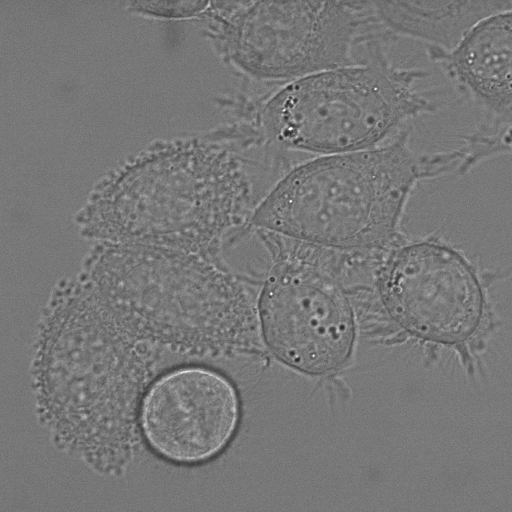
#> input picture DIC-C2DH-HeLa/01/t010.tif, 512 x 512 px, found by its file name; its folder holds 5 pictures in this run
$ jupyter execute --allow-errors CNN_training_model.ipynb   (older library calls are emulated)
#> lines starting #> are read from the running program, lines starting #| are printed output that depends on the picture; after the words box and inside, x2 and y2 are one past the last pixel; in counts of white or black regions, pixels touching at a corner belong together; pictures that were not available may be replaced by others from this repository, and a replacement may not be noted
[cell 1]
###########################################################################
# Import modules
###########################################################################
from IPython.core.interactiveshell import InteractiveShell
InteractiveShell.ast_node_interactivity = "all"

import os
from time import time

import numpy as np
import cv2
import matplotlib.pyplot as plt

import torch
import torch.utils.data as data
import torch.nn as nn
import torch.nn.functional as F

import torchvision
import torchvision.transforms as transforms

#> (a cell that did not finish here is left out)

#> (a cell that did not finish here is left out)

[cell 4]
###########################################################################
# DIC-C2DH-HeLa CNN class
###########################################################################
class dic_cnn(nn.Module):
    def __init__(self):
        super(dic_cnn, self).__init__()
        # down
        self.conv1 = nn.Conv2d(in_channels=1, out_channels=32, kernel_size=3, padding=1, )
        self.conv2 = nn.Conv2d(in_channels=32, out_channels=32, kernel_size=3, padding=1)

        self.conv3 = nn.Conv2d(in_channels=32, out_channels=64, kernel_size=3, padding=1)
        self.conv4 = nn.Conv2d(in_channels=64, out_channels=64, kernel_size=3, padding=1)

        self.conv5 = nn.Conv2d(in_channels=64, out_channels=128, kernel_size=3, padding=1)
        self.conv6 = nn.Conv2d(in_channels=128, out_channels=128, kernel_size=3, padding=1)

        self.conv7 = nn.Conv2d(in_channels=128, out_channels=256, kernel_size=3, padding=1)
        self.conv8 = nn.Conv2d(in_channels=256, out_channels=256, kernel_size=3, padding=1)

        self.conv9 = nn.Conv2d(in_channels=256, out_channels=512, kernel_size=3, padding=1)
        self.conv10 = nn.Conv2d(in_channels=512, out_channels=512, kernel_size=3, padding=1)

        # up
        self.conv11 = nn.Conv2d(in_channels=768, out_channels=256, kernel_size=3, padding=1)
        self.conv12 = nn.Conv2d(in_channels=256, out_channels=256, kernel_size=3, padding=1)

        self.conv13 = nn.Conv2d(in_channels=384, out_channels=128, kernel_size=3, padding=1)
        self.conv14 = nn.Conv2d(in_channels=128, out_channels=128, kernel_size=3, padding=1)

        self.conv15 = nn.Conv2d(in_channels=192, out_channels=64, kernel_size=3, padding=1)
        self.conv16 = nn.Conv2d(in_channels=64, out_channels=64, kernel_size=3, padding=1)

        self.conv17 = nn.Conv2d(in_channels=96, out_channels=32, kernel_size=3, padding=1)
        self.conv18 = nn.Conv2d(in_channels=32, out_channels=32, kernel_size=3, padding=1)

        # final
        self.conv19 = nn.Conv2d(in_channels=32, out_channels=2, kernel_size=1, padding = 0)

    # [44 lines left out: function forward, not called in this run]

#> (a cell that did not finish here is left out)

[cell 6]
imgs = cv2.imread('DIC-C2DH-HeLa/Sequence 3/t010.tif', 0)
#> imgs is the input picture: shape (512, 512); min 36, max 255, mean 119.4
imgs = cv2.equalizeHist(imgs)
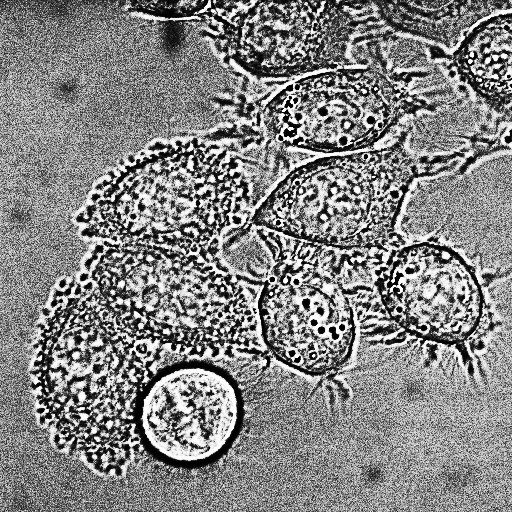
#> imgs: shape (512, 512); min 0, max 255, mean 132.3
#> (the rest of this cell did not finish here and is left out)

[cell 7]
from scipy import ndimage as ndi
from skimage.morphology import watershed
from skimage.feature import peak_local_max

def my_watershed(img):
    img_array = np.array(img)
    distance = ndi.distance_transform_edt(img_array)
    local_maxi = peak_local_max(distance, indices = False, labels=img_array)
    markers = ndi.label(local_maxi)[0]
    return watershed(-distance, markers, mask = img_array)

gray = cv2.imread('PhC-C2DL-PSC/01/t001.tif', -1)
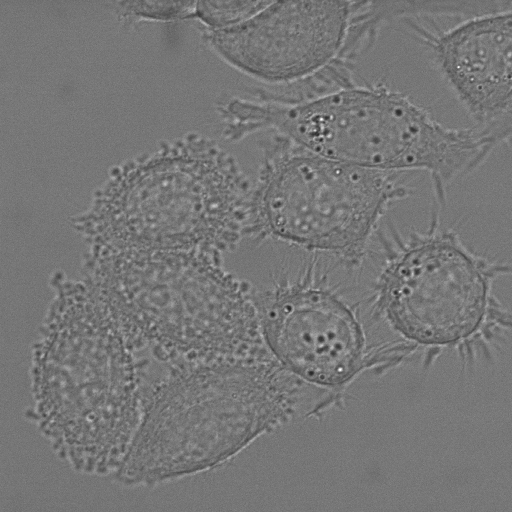
#> input picture DIC-C2DH-HeLa/01/t002.tif, 512 x 512 px, given in place of t001.tif, which was not available
#> gray is the input picture: shape (512, 512); min 36, max 255, mean 118.2
_, thresh = cv2.threshold(gray, 170, 255, cv2.THRESH_BINARY)
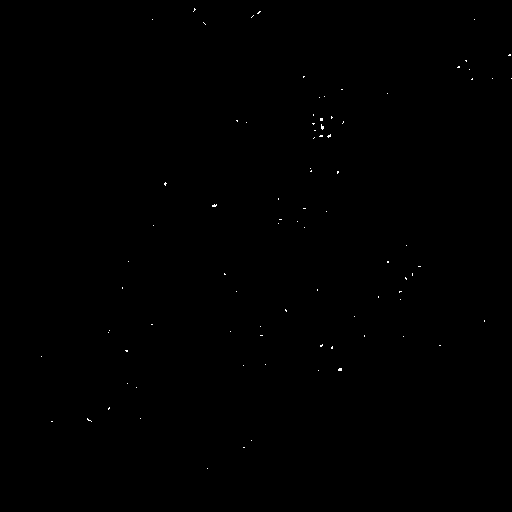
#> thresh: shape (512, 512); 0.09% white in thin lines or dots, all inside (x1, y1, x2, y2) = (41, 8, 512, 469)

res = my_watershed(thresh)
#> in my_watershed, `local_maxi = peak_local_max(distance, indices = False, labels=img_array)`: local_maxi: shape (512, 512) bool; 0.08% white in thin lines or dots, all inside (x1, y1, x2, y2) = (41, 8, 511, 469)
#> in my_watershed, `markers = ndi.label(local_maxi)[0]`: markers: shape (512, 512) int32; 98 distinct labels, from 0 to 97
#> in my_watershed, `return watershed(-distance, markers, mask = img_array)`: returned value: shape (512, 512) int32; 98 distinct labels, from 0 to 97

plt.imshow(res)
#> (this line was passed over: IPython is not available in this run)
